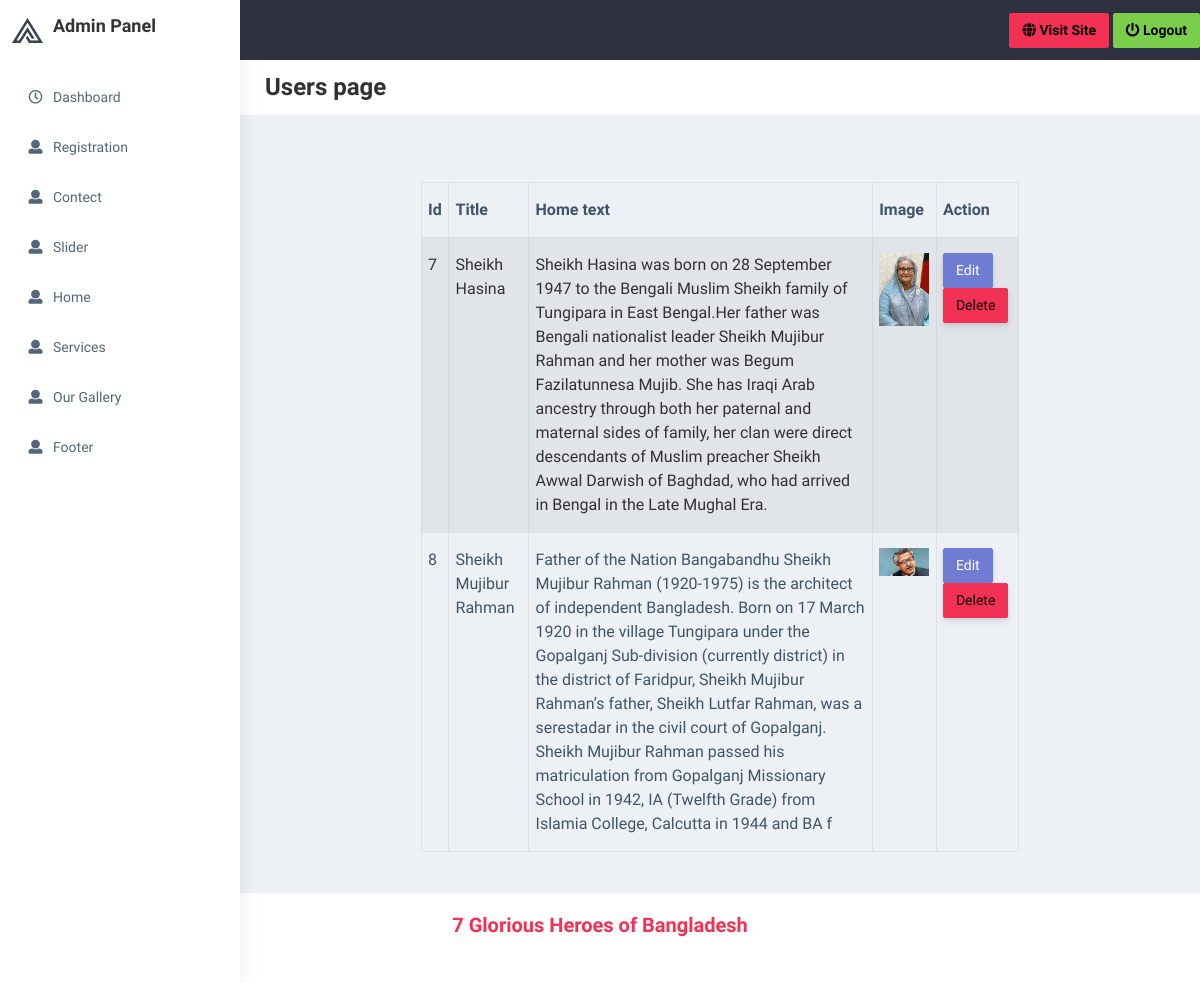
Page /admin/services_users.php on the earlier database version.
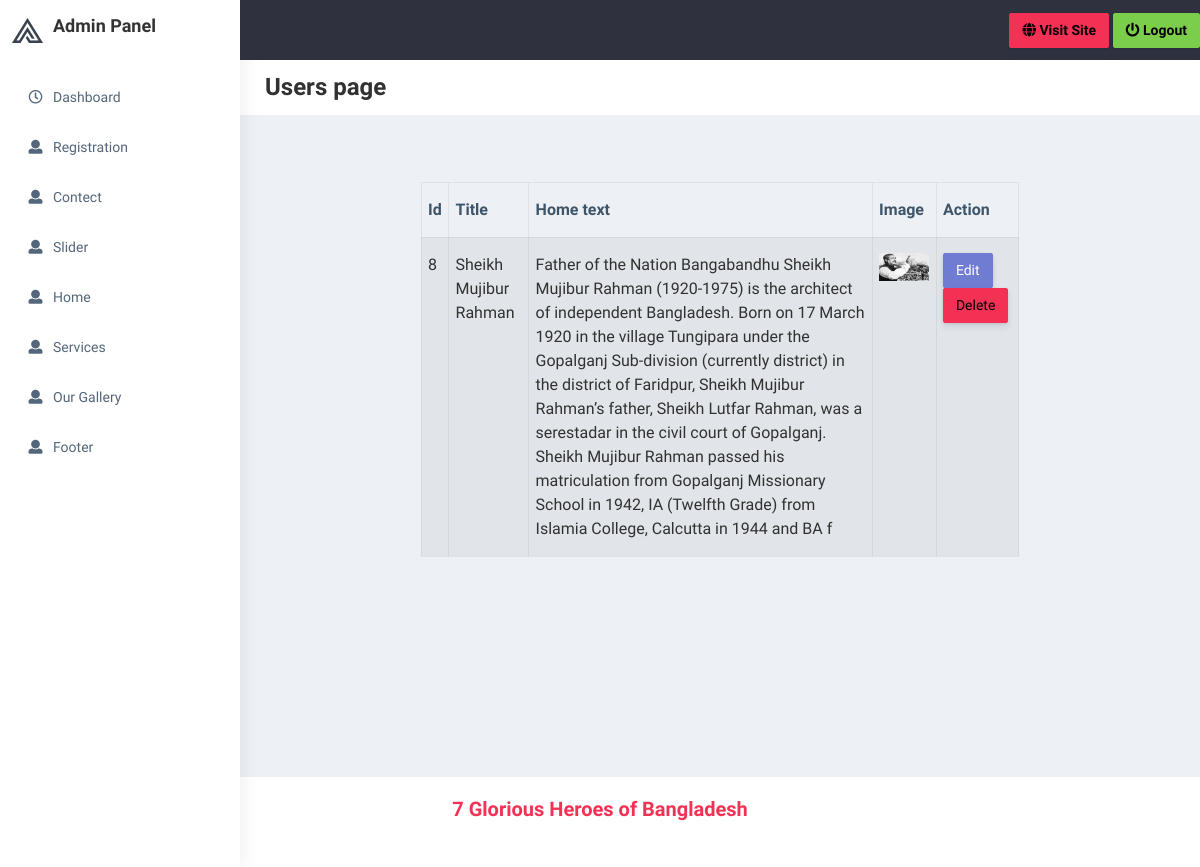
Same page on the later database version.
### tables this page shows
CREATE TABLE `srevices` (
  `id` int(20) NOT NULL,
  `title` varchar(500) NOT NULL,
  `text` varchar(500) NOT NULL,
  `image` varchar(500) NOT NULL
);

### admin/services_users.php (the view)
<?php include 'include/header.php' ;
include 'include/connection.php';
$sql = "SELECT * FROM srevices";
$result = $db->query($sql);
?>
<div class="page-wrapper">
    <div class="page-breadcrumb bg-white">
        <div class="row align-items-center">
            <div class="col-md-12">
                <h3 class="page-title"> Users page</h3>
            </div>
        </div>
    </div><br><br>
    <div class="container-fluid">
        <div class="row justify-content-center">
            <div class="col-md-8">
                <table class="table table-striped table-bordered table-hover">
                <thead>
                        <th><b>Id</b></th>
                        <th><b>Title</b></th>
                        <th><b>Home text</b></th>
                        <th><b>Image</b></th>
                        <th><b>Action</b></th>
                    </thead>
                    <tbody>
                    <?php while($row = $result->fetch_assoc()): ?>
                      <tr>
                            <td><?php echo $row['id'] ; ?></td>
                            <td><?php echo $row['title'] ; ?></td>
                            <td><?php echo $row['text'] ; ?></td>
                            <td><img src="<?php echo "images/".$row['image'] ; ?>"width="50" alt=""></td>
                        <td>
                            <a href="edit_services.php?id=<?php echo $row['id']; ?>" class="btn btn-primary">Edit</a>
                            <a href="delete_services.php?id=<?php echo $row['id']; ?>" class="btn btn-danger" onclick="return confirm('Are you sure you want to delete this user?')">Delete</a>
                        </td>
                     </tr>
                        <?php endwhile; ?>
                    </tbody>
                </table>
            </div>
        </div>
    </div>
</div>
<?php include 'include/footer.php' ; ?>

Differences in the rows shown:
removed srevices: id "7", title "Sheikh Hasina", text "Sheikh Hasina was born on 28 September 1947 to the Bengali Muslim Sheikh family of Tungipara in East Bengal.Her father was Bengali nationalist leader Sheikh Mujibur Rahman and her mother was Begum Fazilatunnesa Mujib. She has Iraqi Arab ancestry through both her paternal and maternal sides of family, her clan were direct descendants of Muslim preacher Sheikh Awwal Darwish of Baghdad, who had arrived in Bengal in the Late Mughal Era.", image (picture)
changed srevices "Sheikh Mujibur Rahman": image: a different picture
